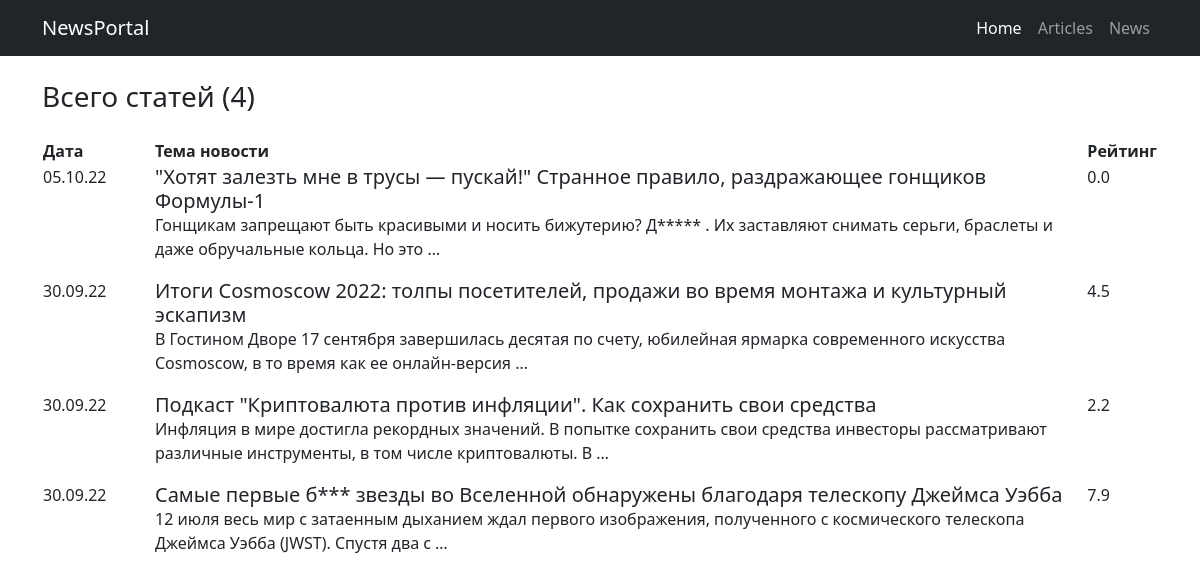
Page /news/ on the committed database.
### news/models.py (models this page shows, shortened)
class Post(models.Model):
    post_author = models.ForeignKey(Author, on_delete=models.CASCADE)
    type = models.BooleanField(default=False)
    time_add = models.DateTimeField(auto_now_add=True)
    title = models.CharField(max_length=255)
    text = models.TextField()
    rating = models.FloatField(default=0)
    category_post = models.ManyToManyField(Category, through='PostCategory')

### news/views.py (the view)
# urls.py: path('', ProductsList.as_view()),
class ProductsList(ListView):
    model = Post
    ordering = '-time_add'
    template_name = 'news.html'
    context_object_name = 'news'

### news/templatetags/custom_filters.py (called while the page is built)
@register.filter()
def censor(value):
    value = value.split()
    for i in range(len(value)):
        if isinstance(value[i], str) and value[i] in censor_list:
            value[i] = value[i][0] + "*"*(len(value[i])-1)
    return f'{" ".join(value)}'

### templates/news.html (shortened to what this page needs)
{% extends 'default.html' %}
{% load custom_filters %}
{% block content %}
{% if news %}
<br>
<h3>Всего статей ({{ news|length }})</h3>
<br>
    <table class="news_screen">
           <tr>
               <td><strong>Дата</strong></td>
               <td><strong>Тема новости</strong></td>
               <td><strong>Рейтинг</strong></td>
           </tr>
           {% for post in news %}
           <tr>
               <td><p>{{ post.time_add|date:'d.m.y' }}</p></td>
               <td><h5>{{ post.title|censor }}</h5><p>{{ post.text|truncatewords:20|censor }}</p></td>
               <td><p>{{ post.rating }}</p></td>
           </tr>
           {% endfor %}
       </table>
{% else %}
    <h3>На сегодня у нас для вас новостей нет. Зайдите попозже.</h3>
{% endif %}
{% endblock content %}

### templates/default.html (shortened to what this page needs)
<!DOCTYPE html>
<html lang="en">
    <head>
        {% load static %}
        <link href="{% static 'css/styles.css' %}" rel="stylesheet" />
    </head>
    <body>
        <nav class="navbar navbar-expand-lg navbar-dark bg-dark">
            <div class="container">
                <a class="navbar-brand" href="#">NewsPortal</a>
                <div class="collapse navbar-collapse" id="navbarSupportedContent">
                    <ul class="navbar-nav ms-auto mb-2 mb-lg-0">
                        <li class="nav-item"><a class="nav-link active" aria-current="page" href="#">Home</a></li>
                        <li class="nav-item"><a class="nav-link" href="#">Articles</a></li>
                        <li class="nav-item"><a class="nav-link" href="/news">News</a></li>
                    </ul>
                </div>
            </div>
        </nav>
         <div class="container">
            <div class="row">
                <div class="col-lg-12">
                    {% block content %}
                   {% endblock content %}
                </div>
            </div>
         </div>
    </body>
</html>

### rows in the picture
Post: time_add "05.10.22", title|censor "\"Хотят залезть мне в трусы — пускай!\" Странное правило, раздражающее гонщиков Формулы-1", text|censor "Гонщикам запрещают быть красивыми и носить бижутерию? Д***** . Их заставляют снимать серьги, браслеты и даже обручальные кольца. Но это …", rating "0.0"
Post: time_add "30.09.22", title|censor "Итоги Cosmoscow 2022: толпы посетителей, продажи во время монтажа и культурный эскапизм", text|censor "В Гостином Дворе 17 сентября завершилась десятая по счету, юбилейная ярмарка современного искусства Cosmoscow, в то время как ее онлайн-версия …", rating "4.5"
Post: time_add "30.09.22", title|censor "Подкаст \"Криптовалюта против инфляции\". Как сохранить свои средства", text|censor "Инфляция в мире достигла рекордных значений. В попытке сохранить свои средства инвесторы рассматривают различные инструменты, в том числе криптовалюты. В …", rating "2.2"
Post: time_add "30.09.22", title|censor "Самые первые б*** звезды во Вселенной обнаружены благодаря телескопу Джеймса Уэбба", text|censor "12 июля весь мир с затаенным дыханием ждал первого изображения, полученного с космического телескопа Джеймса Уэбба (JWST). Спустя два с …", rating "7.9"

### other values in the picture
{{ news|length }} "4"
